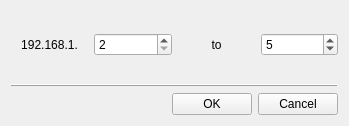
<?xml version="1.0" encoding="UTF-8"?>
<ui version="4.0">
 <class>CSetIPdlg</class>
 <widget class="QWidget" name="CSetIPdlg">
  <property name="geometry">
   <rect>
    <x>0</x>
    <y>0</y>
    <width>349</width>
    <height>126</height>
   </rect>
  </property>
  <property name="windowTitle">
   <string>Rang IP</string>
  </property>
  <layout class="QGridLayout" name="gridLayout">
   <item row="0" column="0">
    <layout class="QVBoxLayout" name="verticalLayout_2">
     <item>
      <layout class="QVBoxLayout" name="verticalLayout">
       <item>
        <spacer name="verticalSpacer">
         <property name="orientation">
          <enum>Qt::Vertical</enum>
         </property>
         <property name="sizeHint" stdset="0">
          <size>
           <width>20</width>
           <height>18</height>
          </size>
         </property>
        </spacer>
       </item>
       <item>
        <layout class="QHBoxLayout" name="horizontalLayout">
         <item>
          <widget class="QLabel" name="label">
           <property name="text">
            <string>192.168.1.</string>
           </property>
           <property name="alignment">
            <set>Qt::AlignCenter</set>
           </property>
          </widget>
         </item>
         <item>
          <widget class="QSpinBox" name="satrtSpinBox">
           <property name="sizePolicy">
            <sizepolicy hsizetype="Preferred" vsizetype="Fixed">
             <horstretch>0</horstretch>
             <verstretch>0</verstretch>
            </sizepolicy>
           </property>
           <property name="minimum">
            <number>2</number>
           </property>
           <property name="maximum">
            <number>17</number>
           </property>
          </widget>
         </item>
         <item>
          <widget class="QLabel" name="label_2">
           <property name="text">
            <string>to</string>
           </property>
           <property name="alignment">
            <set>Qt::AlignCenter</set>
           </property>
          </widget>
         </item>
         <item>
          <widget class="QSpinBox" name="endSpinBox">
           <property name="sizePolicy">
            <sizepolicy hsizetype="Preferred" vsizetype="Fixed">
             <horstretch>0</horstretch>
             <verstretch>0</verstretch>
            </sizepolicy>
           </property>
           <property name="minimum">
            <number>2</number>
           </property>
           <property name="maximum">
            <number>17</number>
           </property>
           <property name="value">
            <number>5</number>
           </property>
          </widget>
         </item>
        </layout>
       </item>
       <item>
        <spacer name="verticalSpacer_2">
         <property name="orientation">
          <enum>Qt::Vertical</enum>
         </property>
         <property name="sizeHint" stdset="0">
          <size>
           <width>20</width>
           <height>18</height>
          </size>
         </property>
        </spacer>
       </item>
      </layout>
     </item>
     <item>
      <widget class="QFrame" name="frame">
       <property name="frameShape">
        <enum>QFrame::HLine</enum>
       </property>
       <property name="frameShadow">
        <enum>QFrame::Raised</enum>
       </property>
      </widget>
     </item>
     <item>
      <layout class="QHBoxLayout" name="horizontalLayout_2">
       <item>
        <spacer name="horizontalSpacer">
         <property name="orientation">
          <enum>Qt::Horizontal</enum>
         </property>
         <property name="sizeHint" stdset="0">
          <size>
           <width>40</width>
           <height>20</height>
          </size>
         </property>
        </spacer>
       </item>
       <item>
        <widget class="QPushButton" name="okPushButton">
         <property name="text">
          <string>OK</string>
         </property>
        </widget>
       </item>
       <item>
        <widget class="QPushButton" name="cancelPushButton">
         <property name="text">
          <string>Cancel</string>
         </property>
        </widget>
       </item>
      </layout>
     </item>
    </layout>
   </item>
  </layout>
 </widget>
 <layoutdefault spacing="6" margin="11"/>
 <resources/>
 <connections/>
</ui>
